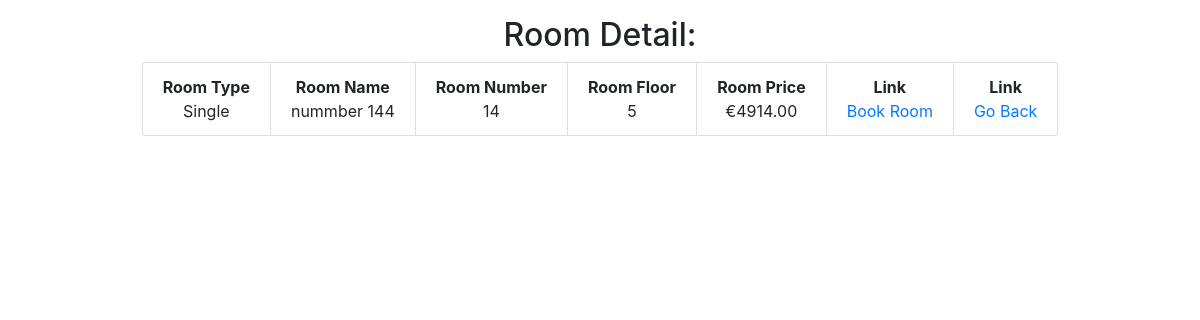
Page /room.php?id=21 on the committed database.
### tables this page shows
CREATE TABLE `rooms` (
  `room_id` int(11) NOT NULL,
  `room_name` varchar(50) NOT NULL,
  `room_price` decimal(11,2) NOT NULL,
  `room_number` int(11) NOT NULL,
  `room_floor` int(11) NOT NULL,
  `category_id` int(11) NOT NULL,
  `room_description` varchar(255) NOT NULL
);

CREATE TABLE `categories` (
  `category_id` int(11) NOT NULL,
  `category_name` varchar(100) NOT NULL
);

### private/class.php (called while the page is built, shortened)
<?php
class Database
{
    protected $hostname;
    protected $username;
    protected $password;
    protected $dbname;
    private $charset = 'utf8mb4';
    public function __construct($host, $user, $pass, $db)
    {
        $this->hostname = $host;
        $this->username = $user;
        $this->password = $pass;
        $this->dbname = $db;
    }
    public function connect()
    {
        $dsn = "mysql:host=$this->hostname;dbname=$this->dbname;charset=$this->charset";
        $options = [
            PDO::ATTR_ERRMODE            => PDO::ERRMODE_EXCEPTION,
            PDO::ATTR_DEFAULT_FETCH_MODE => PDO::FETCH_ASSOC,
            PDO::ATTR_EMULATE_PREPARES   => false,
        ];
        try {
            $this->pdo = new PDO($dsn, $this->username, $this->password, $options);
        } catch (\PDOException $e) {
            throw new \PDOException($e->getMessage(), (int) $e->getCode());
        }
    }
}
$db = new Database('localhost','root','','hotelcalifornia');

### public/room.php (the view, shortened to what this page needs)
<?php
require '../private/class.php';
$stmt = $db->pdo->prepare("SELECT * FROM categories INNER JOIN rooms ON categories.category_id = rooms.category_id WHERE room_id = :room_id");
$stmt->bindParam(':room_id', $_GET['id']);
$stmt->execute();
$results = $stmt->fetch(PDO::FETCH_ASSOC);
?>
<!DOCTYPE html>
<html lang="en">
<head>
    <link rel="stylesheet" href="https://stackpath.bootstrapcdn.com/bootstrap/4.5.0/css/bootstrap.min.css">
</head>
<body>
<div class="container p-3">
    <main class="text-center">
        <h2>Room Detail:</h2>
    </main>
    <ul class="list-group list-group-horizontal justify-content-center text-center">
        <li class="list-group-item"><b>Room Type</b><br><?php echo $results['category_name'];?></li>
        <li class="list-group-item"><b>Room Name</b><br><?php echo $results['room_name'];?></li>
        <li class="list-group-item"><b>Room Number</b><br><?php echo $results['room_number'];?></li>
        <li class="list-group-item"><b>Room Floor</b><br><?php echo $results['room_floor'];?></li>
        <li class="list-group-item"><b>Room Price</b><br>&euro;<?php echo $results['room_price'];?></li>
        <li class="list-group-item"><b>Link</b><br><a href="book.php?id=<?php echo $_GET['id'];?>">Book Room</a></li>
        <li class="list-group-item"><b>Link</b><br><a href="category.php?categoryid=<?php echo $results['category_id']?>">Go Back</a></li>
    </ul>
</div>
</body>
</html>

### rows in the picture
rooms: category.category_name "Single", room_name "nummber 144", room_number "14", room_floor "5", room_price "4914.00"
